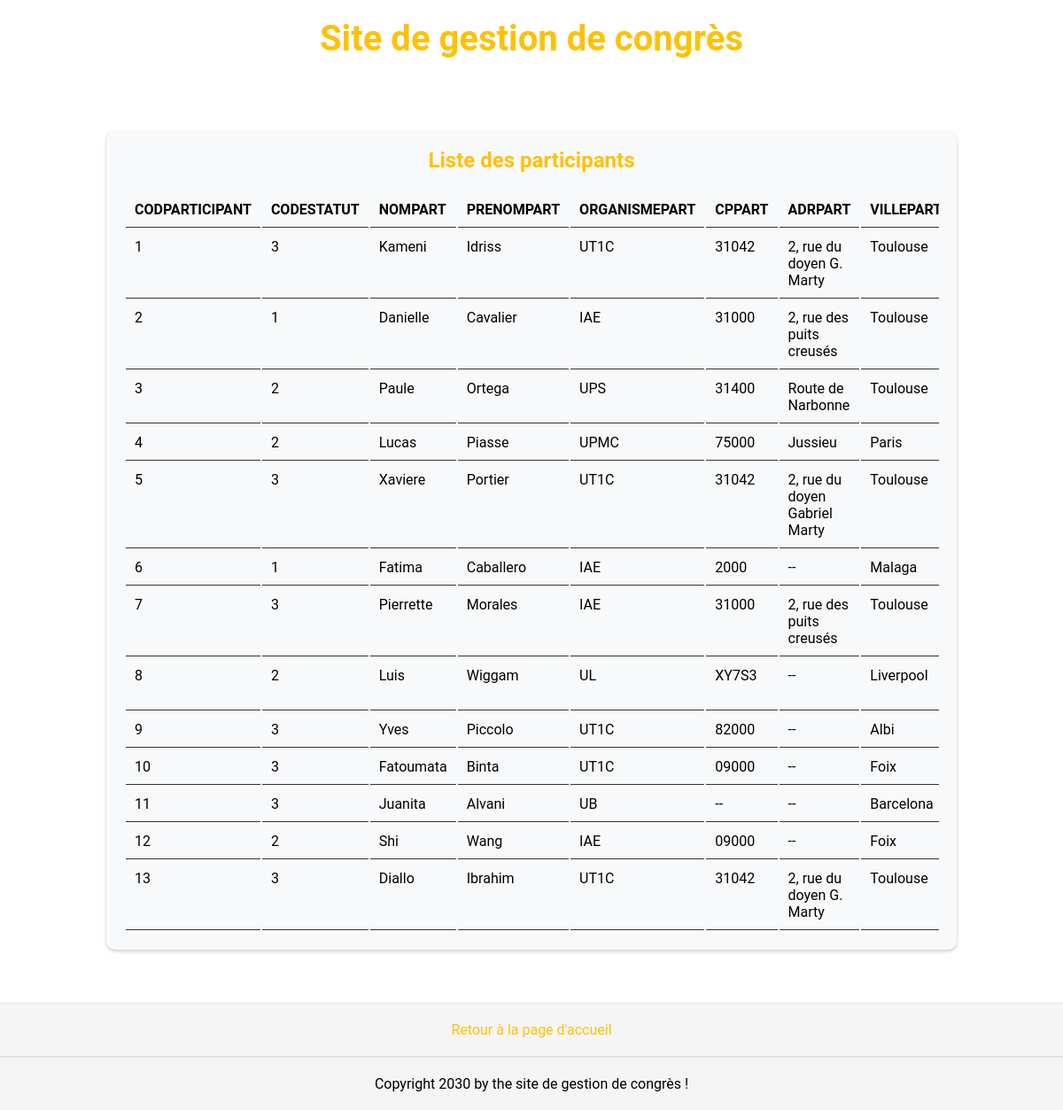
/participants, run on the app's committed database.
### tables this page shows
CREATE TABLE `participants` (
  `CODPARTICIPANT` INTEGER NOT NULL PRIMARY KEY AUTOINCREMENT,
  `CODESTATUT` INTEGER NOT NULL,
  `NOMPART` char(32) NOT NULL,
  `PRENOMPART` char(32) NOT NULL,
  `ORGANISMEPART` char(32) NOT NULL,
  `CPPART` char(32) NOT NULL,
  `ADRPART` char(32) NOT NULL,
  `VILLEPART` char(32) NOT NULL,
  `PAYSPART` char(32) NOT NULL,
  `EMAILPART` char(32) NOT NULL,
  `DTINSCRIPTION` date DEFAULT NULL,
  CONSTRAINT `participants_ibfk_1` FOREIGN KEY (`CODESTATUT`) REFERENCES `statuts` (`CODESTATUT`)
);

### app.py (the view)
@app.route("/participants")
def participant():
    connexion = create_connexion()
    query = "select * from participants;"
    result = query_db(connexion, query)
    data = result[0]
    metadata = result[1]
    column = [meta[0] for meta in metadata]
    connexion.close()
    return render_template("participant.html", data=data, column=column)

### app.py (called while the page is built)
def create_connexion():
    if not os.path.exists(db_path):
        raise ValueError("Le chemin n'existe pas")
    try:
        connection = sqlite3.connect(db_path)
    except:
        raise ValueError("Echec de la connexion ")
    return connection

def query_db(connexion, query, params=None):
    cursor = connexion.cursor()
    if params:
        cursor.execute(query, params)
    else:
        cursor.execute(query)
    result = cursor.fetchall()
    metadata = cursor.description
    return (result, metadata)

### templates/participant.html (shortened to what this page needs)
{% extends 'base.html' %}
{% block styles %}
<link rel="stylesheet" href="{{url_for('static', filename='participant.css')}}">
{% endblock %}
{% block content %}
<div class="container">
    <h2>Liste des participants</h2>
    <div class="table-container">
        <table>
            <thead>
                <tr>
                    {% for title in column %}
                    <th>{{ title }}</th>
                    {% endfor %}
                </tr>
            </thead>
            <tbody>
                {% for participant in data %}
                <tr>
                    <td>{{participant[0]}}</td>
                    <td>{{participant[1]}}</td>
                    <td>{{participant[2]}}</td>
                    <td>{{participant[3]}}</td>
                    <td>{{participant[4]}}</td>
                    <td>{{participant[5]}}</td>
                    <td>{{participant[6]}}</td>
                    <td>{{participant[7]}}</td>
                </tr>
                {% endfor %}
            </tbody>
        </table>
    </div>
</div>
{% endblock %}

### static/base.css (style rules this page uses)
* { margin: 0; padding: 0; box-sizing: border-box; }
body { font-family: 'Roboto', sans-serif; display: flex; flex-direction: column; position: relative; height: 100vh; }

### static/participant.css (style rules this page uses)
.container { display: flex; flex-direction: column; align-items: center; margin-top: 60px; width: 80%; box-shadow: 0 2px 4px rgba(0, 0, 0, 0.2); border-radius: 10px; margin-bottom: 60px; position: relative; left: 50%; transform: translateX(-50%); background-color: #f8f9fa; padding: 20px; position: relative; }
h2 { color: #ffc107; }
.container table { display: block; position: relative; margin-top: 20px; width: 100%; }
table th, table td { text-align: left; padding: 10px; vertical-align: top; border-bottom: solid 1px #333; }
.table-container { width: 100%; overflow-x: auto; display: flex; align-items: center; justify-content: center; }

### data on the page
participants: CODPARTICIPANT "1", CODESTATUT "3", NOMPART "Kameni", PRENOMPART "Idriss", ORGANISMEPART "UT1C", CPPART "31042", ADRPART "2, rue du doyen G. Marty", VILLEPART "Toulouse"
participants: CODPARTICIPANT "2", CODESTATUT "1", NOMPART "Danielle", PRENOMPART "Cavalier", ORGANISMEPART "IAE", CPPART "31000", ADRPART "2, rue des puits creusés", VILLEPART "Toulouse"
participants: CODPARTICIPANT "3", CODESTATUT "2", NOMPART "Paule", PRENOMPART "Ortega", ORGANISMEPART "UPS", CPPART "31400", ADRPART "Route de Narbonne", VILLEPART "Toulouse"
participants: CODPARTICIPANT "4", CODESTATUT "2", NOMPART "Lucas", PRENOMPART "Piasse", ORGANISMEPART "UPMC", CPPART "75000", ADRPART "Jussieu", VILLEPART "Paris"
participants: CODPARTICIPANT "5", CODESTATUT "3", NOMPART "Xaviere", PRENOMPART "Portier", ORGANISMEPART "UT1C", CPPART "31042", ADRPART "2, rue du doyen Gabriel Marty", VILLEPART "Toulouse"
participants: CODPARTICIPANT "6", CODESTATUT "1", NOMPART "Fatima", PRENOMPART "Caballero", ORGANISMEPART "IAE", CPPART "2000", ADRPART "--", VILLEPART "Malaga"
participants: CODPARTICIPANT "7", CODESTATUT "3", NOMPART "Pierrette", PRENOMPART "Morales", ORGANISMEPART "IAE", CPPART "31000", ADRPART "2, rue des puits creusés", VILLEPART "Toulouse"
participants: CODPARTICIPANT "8", CODESTATUT "2", NOMPART "Luis", PRENOMPART "Wiggam", ORGANISMEPART "UL", CPPART "XY7S3", ADRPART "--", VILLEPART "Liverpool"
participants: CODPARTICIPANT "9", CODESTATUT "3", NOMPART "Yves", PRENOMPART "Piccolo", ORGANISMEPART "UT1C", CPPART "82000", ADRPART "--", VILLEPART "Albi"
participants: CODPARTICIPANT "10", CODESTATUT "3", NOMPART "Fatoumata", PRENOMPART "Binta", ORGANISMEPART "UT1C", CPPART "09000", ADRPART "--", VILLEPART "Foix"
participants: CODPARTICIPANT "11", CODESTATUT "3", NOMPART "Juanita", PRENOMPART "Alvani", ORGANISMEPART "UB", CPPART "--", ADRPART "--", VILLEPART "Barcelona"
participants: CODPARTICIPANT "12", CODESTATUT "2", NOMPART "Shi", PRENOMPART "Wang", ORGANISMEPART "IAE", CPPART "09000", ADRPART "--", VILLEPART "Foix"
participants: CODPARTICIPANT "13", CODESTATUT "3", NOMPART "Diallo", PRENOMPART "Ibrahim", ORGANISMEPART "UT1C", CPPART "31042", ADRPART "2, rue du doyen G. Marty", VILLEPART "Toulouse"

### other printed values
{{ title }} "CODPARTICIPANT" "CODESTATUT" "NOMPART" "PRENOMPART" "ORGANISMEPART" "CPPART" "ADRPART"
